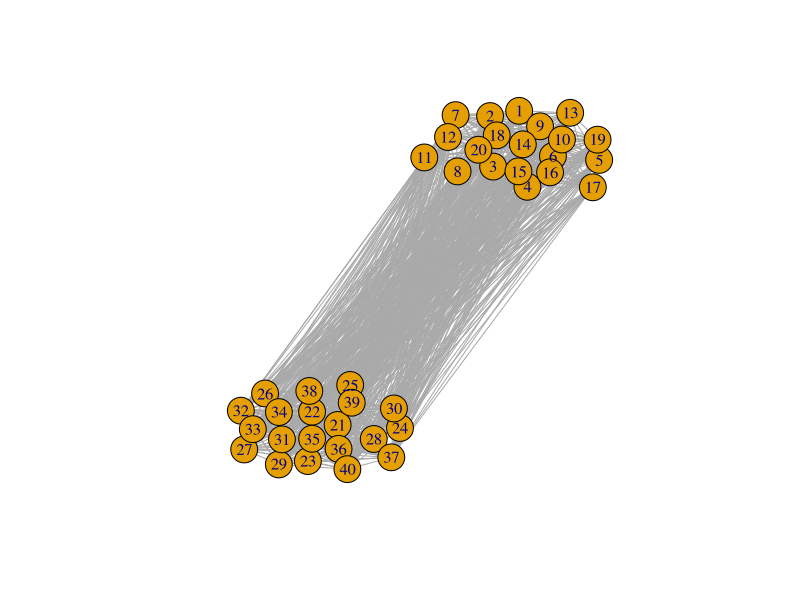
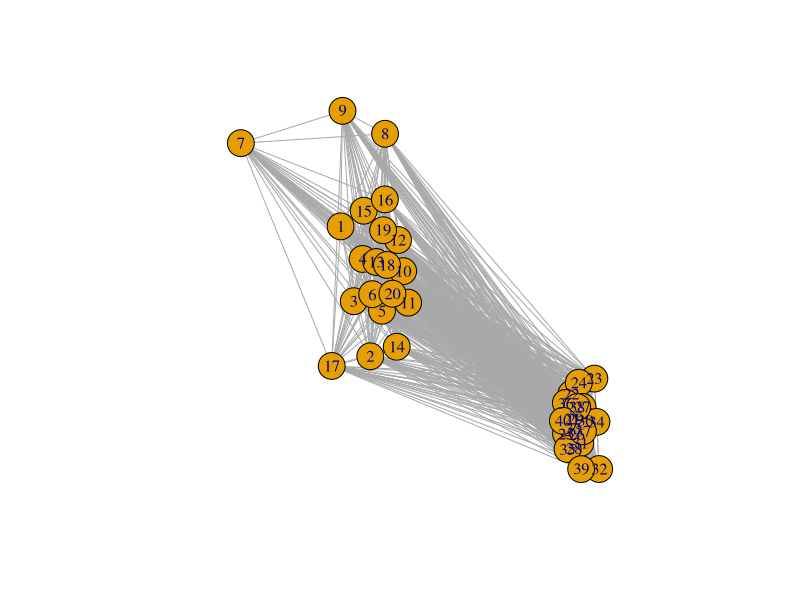

Reproduce these figures in R, in order.
options(stringsAsFactors=FALSE,scipen=600)
library(tidyverse)
library(clusterGeneration)
library(igraph)

nClust<-2
nInClust<-20
nSamp<-1000000
sigmas<-list()
simData<-list()
for(i in 1:nClust){
  set.seed(i+33)
  sigma<-genPositiveDefMat(nInClust,covMethod="c-vine",eta=1)$Sigma
  sigmas[[i]]<-sigma
  set.seed(i+3333)
  simData[[i]]<-mvrnorm(n=nSamp,mu=rep(0,nInClust),Sigma=sigma)
}
simData<-do.call("cbind",simData)
Sigmas<-matrix(0,nrow=ncol(simData),ncol=ncol(simData))
for(i in 1:length(sigmas)){
  start<-(i-1)*nInClust+1
  end<-(i)*nInClust
  Sigmas[start:end,start:end]<-sigmas[[i]]
}
# heatmap(simData)

simDataCov<-cov(simData)
simDataCor<-cor(simData)
simDataConc<-solve(cov(simData))

simDataCorG<-graph_from_adjacency_matrix(abs(simDataCor),mode="undirected",
                                        diag=FALSE,weighted=TRUE)
plot(simDataCorG)

simDataConcG<-graph_from_adjacency_matrix(abs(simDataConc),mode="undirected",
                                         diag=FALSE,weighted=TRUE)
plot(simDataConcG)
